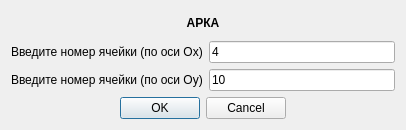
<?xml version="1.0" encoding="UTF-8"?>
<ui version="4.0">
 <class>AddArc</class>
 <widget class="QDialog" name="AddArc">
  <property name="geometry">
   <rect>
    <x>0</x>
    <y>0</y>
    <width>406</width>
    <height>130</height>
   </rect>
  </property>
  <property name="windowTitle">
   <string>Dialog</string>
  </property>
  <layout class="QVBoxLayout" name="verticalLayout_2">
   <item>
    <layout class="QVBoxLayout" name="verticalLayout">
     <item>
      <widget class="QLabel" name="label">
       <property name="font">
        <font>
         <bold>true</bold>
        </font>
       </property>
       <property name="text">
        <string>АРКА</string>
       </property>
       <property name="alignment">
        <set>Qt::AlignCenter</set>
       </property>
      </widget>
     </item>
     <item>
      <layout class="QHBoxLayout" name="horizontalLayout">
       <item>
        <widget class="QLabel" name="label_2">
         <property name="text">
          <string>Введите номер ячейки (по оси Ox)</string>
         </property>
        </widget>
       </item>
       <item>
        <widget class="QLineEdit" name="lineEdit">
         <property name="text">
          <string>4</string>
         </property>
        </widget>
       </item>
      </layout>
     </item>
     <item>
      <layout class="QHBoxLayout" name="horizontalLayout_2">
       <item>
        <widget class="QLabel" name="label_3">
         <property name="text">
          <string>Введите номер ячейки (по оси Oy)</string>
         </property>
        </widget>
       </item>
       <item>
        <widget class="QLineEdit" name="lineEdit_2">
         <property name="text">
          <string>10</string>
         </property>
        </widget>
       </item>
      </layout>
     </item>
     <item>
      <widget class="QDialogButtonBox" name="buttonBox">
       <property name="orientation">
        <enum>Qt::Horizontal</enum>
       </property>
       <property name="standardButtons">
        <set>QDialogButtonBox::Cancel|QDialogButtonBox::Ok</set>
       </property>
       <property name="centerButtons">
        <bool>true</bool>
       </property>
      </widget>
     </item>
    </layout>
   </item>
  </layout>
 </widget>
 <resources/>
 <connections/>
</ui>
